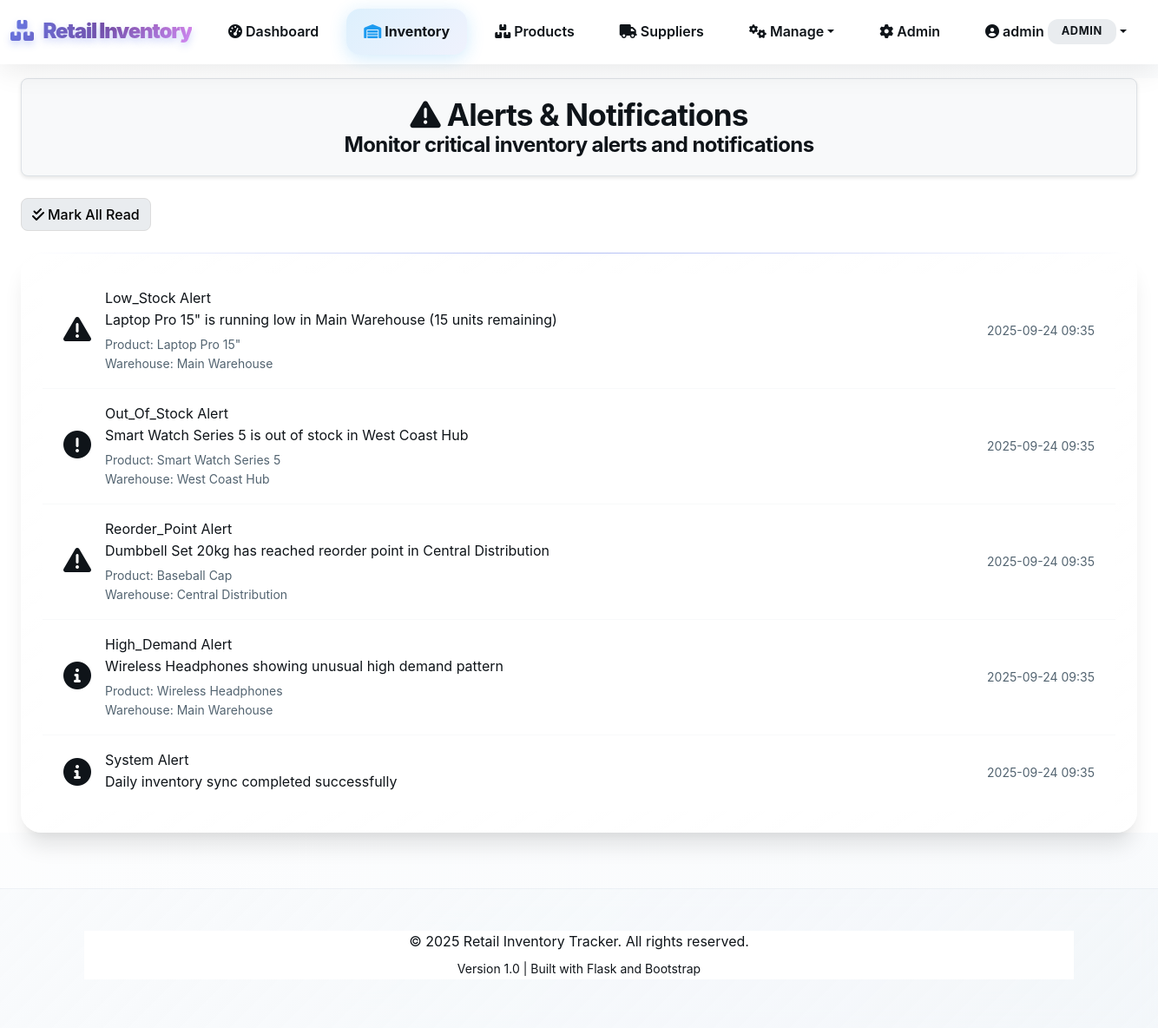
/alerts (signed in), run on the app's committed database.
### tables this page shows
CREATE TABLE alerts (
                id INTEGER PRIMARY KEY AUTOINCREMENT,
                alert_type VARCHAR(50) NOT NULL,
                product_id INTEGER,
                warehouse_id INTEGER,
                message TEXT NOT NULL,
                severity VARCHAR(20) DEFAULT 'medium' CHECK (severity IN ('low', 'medium', 'high', 'critical')),
                is_read BOOLEAN DEFAULT 0,
                created_at TIMESTAMP DEFAULT CURRENT_TIMESTAMP,
                FOREIGN KEY (product_id) REFERENCES products(id),
                FOREIGN KEY (warehouse_id) REFERENCES warehouses(id)
            );

CREATE TABLE products (
                id INTEGER PRIMARY KEY AUTOINCREMENT,
                name VARCHAR(100) NOT NULL,
                category VARCHAR(50) NOT NULL,
                sku VARCHAR(50) UNIQUE NOT NULL,
                barcode VARCHAR(100),
                description TEXT,
                unit_price DECIMAL(10,2) NOT NULL,
                cost_price DECIMAL(10,2),
                supplier_id INTEGER,
                created_at TIMESTAMP DEFAULT CURRENT_TIMESTAMP,
                updated_at TIMESTAMP DEFAULT CURRENT_TIMESTAMP, reorder_level INTEGER DEFAULT 10,
                FOREIGN KEY (supplier_id) REFERENCES suppliers(id)
            );

CREATE TABLE warehouses (
                id INTEGER PRIMARY KEY AUTOINCREMENT,
                name VARCHAR(100) NOT NULL,
                location VARCHAR(200) NOT NULL,
                capacity INTEGER,
                manager_id INTEGER,
                created_at TIMESTAMP DEFAULT CURRENT_TIMESTAMP,
                FOREIGN KEY (manager_id) REFERENCES users(id)
            );

### app.py (the view)
@app.route('/alerts')
def alerts():
    if 'user_id' not in session:
        return redirect(url_for('login'))
    conn = sqlite3.connect(DATABASE_PATH)
    cursor = conn.cursor()
    cursor.execute('''
        SELECT a.id, a.alert_type, a.message, a.severity, a.is_read, a.created_at,
               p.name as product_name, w.name as warehouse_name
        FROM alerts a
        LEFT JOIN products p ON a.product_id = p.id
        LEFT JOIN warehouses w ON a.warehouse_id = w.id
        ORDER BY a.created_at DESC
    ''')
    alerts_data = cursor.fetchall()
    cursor.execute('''
        SELECT p.id, p.name, p.sku, p.reorder_level, w.name as warehouse_name,
               COALESCE(i.quantity, 0) as current_stock
        FROM products p
        LEFT JOIN inventory i ON p.id = i.product_id
        LEFT JOIN warehouses w ON i.warehouse_id = w.id
        WHERE p.reorder_level > 0 AND COALESCE(i.quantity, 0) <= p.reorder_level
        ORDER BY (COALESCE(i.quantity, 0) * 1.0 / NULLIF(p.reorder_level, 1)) ASC
    ''')
    low_stock_alerts = cursor.fetchall()
    cursor.execute('''
        SELECT p.id, p.name, p.sku, w.name as warehouse_name
        FROM products p
        LEFT JOIN inventory i ON p.id = i.product_id
        LEFT JOIN warehouses w ON i.warehouse_id = w.id
        WHERE COALESCE(i.quantity, 0) = 0
        ORDER BY p.name
    ''')
    zero_stock_alerts = cursor.fetchall()
    conn.close()
    return render_template('alerts.html',
                         alerts_data=alerts_data,
                         low_stock_alerts=low_stock_alerts,
                         zero_stock_alerts=zero_stock_alerts)

### templates/alerts.html (shortened to what this page needs)
{% extends "base.html" %}
{% block content %}
<div class="container-fluid">
    <div class="title-bar">
        <h1><i class="fas fa-exclamation-triangle me-2"></i>Alerts & Notifications</h1>
        <h4>Monitor critical inventory alerts and notifications</h4>
    </div>
    <div class="row mb-4">
        <div class="col-12">
            <button type="button" class="btn btn-outline-success" onclick="markAllRead()">
                <i class="fas fa-check-double me-1"></i>Mark All Read
            </button>
        </div>
    </div>
    <div class="card border-0 shadow-sm">
        <div class="card-body">
            {% if alerts_data %}
                <div class="list-group list-group-flush">
                    {% for alert in alerts_data %}
                    <div class="list-group-item {% if not alert[4] %}bg-light{% endif %}">
                        <div class="d-flex align-items-center">
                            <div class="flex-shrink-0 me-3">
                                {% if alert[3] == 'high' %}
                                    <i class="fas fa-exclamation-circle fa-2x text-danger"></i>
                                {% elif alert[3] == 'medium' %}
                                    <i class="fas fa-exclamation-triangle fa-2x text-warning"></i>
                                {% else %}
                                    <i class="fas fa-info-circle fa-2x text-info"></i>
                                {% endif %}
                            </div>
                            <div class="flex-grow-1">
                                <div class="fw-semibold">{{ alert[1].title() }} Alert</div>
                                <div class="mb-1">{{ alert[2] }}</div>
                                {% if alert[6] %}
                                    <div class="small text-muted">Product: {{ alert[6] }}</div>
                                {% endif %}
                                {% if alert[7] %}
                                    <div class="small text-muted">Warehouse: {{ alert[7] }}</div>
                                {% endif %}
                            </div>
                            <div class="text-end">
                                <div class="small text-muted">{{ alert[5][:16] }}</div>
                            </div>
                        </div>
                    </div>
                    {% endfor %}
                </div>
            {% else %}
                <div class="text-center py-5">
                    <i class="fas fa-check-circle fa-3x text-success mb-3"></i>
                    <h5>No Alerts</h5>
                    <p class="text-muted">All systems are running smoothly!</p>
                </div>
            {% endif %}
        </div>
    </div>
</div>
{% endblock %}

### templates/base.html (shortened to what this page needs)
<!DOCTYPE html>
<html lang="en">
<head>
    <link href="https://cdn.jsdelivr.net/npm/bootstrap@5.1.3/dist/css/bootstrap.min.css" rel="stylesheet">
    <link rel="stylesheet" href="https://cdnjs.cloudflare.com/ajax/libs/font-awesome/6.0.0/css/all.min.css">
    <link rel="stylesheet" href="{{ url_for('static', filename='style.css') }}">
</head>
<body class="theme-pro">
    {% if session.user_id %}
    <nav class="navbar navbar-expand-xl navbar-dark bg-primary">
        <div class="container-fluid">
            <a class="navbar-brand" href="{{ url_for('dashboard') }}">
                <i class="fas fa-boxes me-2"></i>
                <span class="brand-text">Retail Inventory</span>
            </a>
            <div class="collapse navbar-collapse" id="navbarNav">
                <ul class="navbar-nav me-auto">
                    <li class="nav-item">
                        <a class="nav-link {% if request.endpoint == 'dashboard' %}active{% endif %}"
                           href="{{ url_for('dashboard') }}">
                            <i class="fas fa-tachometer-alt me-1"></i><span class="nav-text">Dashboard</span>
                        </a>
                    </li>
                    <li class="nav-item dropdown">
                        <a class="nav-link dropdown-toggle {% if request.endpoint in ['inventory', 'stock_movements', 'alerts'] %}active{% endif %}"
                           href="#" id="inventoryDropdown" role="button" data-bs-toggle="dropdown" aria-expanded="false">
                            <i class="fas fa-warehouse me-1"></i><span class="nav-text">Inventory</span>
                        </a>
                    </li>
                    <li class="nav-item">
                        <a class="nav-link {% if request.endpoint == 'products' %}active{% endif %}"
                           href="{{ url_for('products') }}">
                            <i class="fas fa-boxes me-1"></i><span class="nav-text">Products</span>
                        </a>
                    </li>
                    <li class="nav-item">
                        <a class="nav-link {% if request.endpoint == 'suppliers' %}active{% endif %}"
                           href="{{ url_for('suppliers') }}">
                            <i class="fas fa-truck me-1"></i><span class="nav-text">Suppliers</span>
                        </a>
                    </li>
                    <li class="nav-item dropdown">
                        <a class="nav-link dropdown-toggle {% if request.endpoint in ['warehouse', 'export_reports'] %}active{% endif %}"
                           href="#" id="managementDropdown" role="button" data-bs-toggle="dropdown" aria-expanded="false">
                            <i class="fas fa-cogs me-1"></i><span class="nav-text">Manage</span>
                        </a>
                    </li>
                    {% if session.role == 'admin' %}
                    <li class="nav-item">
                        <a class="nav-link {% if request.endpoint == 'admin_panel' %}active{% endif %}"
                           href="{{ url_for('admin_panel') }}">
                            <i class="fas fa-cog me-1"></i><span class="nav-text">Admin</span>
                        </a>
                    </li>
                    {% endif %}
                </ul>
                <ul class="navbar-nav">
                    <li class="nav-item dropdown">
                        <a class="nav-link dropdown-toggle" href="#" id="navbarDropdown" role="button"
                           data-bs-toggle="dropdown">
                            <i class="fas fa-user-circle me-1"></i>{{ session.username }}
                            <span class="badge bg-success ms-1">{{ session.role.title() }}</span>
                        </a>
                    </li>
                </ul>
            </div>
        </div>
    </nav>
    {% endif %}
    <main class="container-fluid">
        {% block content %}{% endblock %}
    </main>
    <footer class="bg-light text-center text-muted mt-5 py-3">
        <div class="container">
            <p>&copy; 2025 Retail Inventory Tracker. All rights reserved.</p>
            <p class="small">Version 1.0 | Built with Flask and Bootstrap</p>
        </div>
    </footer>
</body>
</html>

### data on the page
alerts: severity "medium" (drawn), alert_type "Low_Stock", message "Laptop Pro 15\" is running low in Main Warehouse (15 units remaining)", name "Laptop Pro 15\"", name "Main Warehouse", created_at "2025-09-24 09:35"
alerts: severity "high" (drawn), alert_type "Out_Of_Stock", message "Smart Watch Series 5 is out of stock in West Coast Hub", name "Smart Watch Series 5", name "West Coast Hub", created_at "2025-09-24 09:35"
alerts: severity "medium" (drawn), alert_type "Reorder_Point", message "Dumbbell Set 20kg has reached reorder point in Central Distribution", name "Baseball Cap", name "Central Distribution", created_at "2025-09-24 09:35"
alerts: severity "low" (drawn), alert_type "High_Demand", message "Wireless Headphones showing unusual high demand pattern", name "Wireless Headphones", name "Main Warehouse", created_at "2025-09-24 09:35"
alerts: severity "low" (drawn), alert_type "System", message "Daily inventory sync completed successfully", created_at "2025-09-24 09:35"

### other printed values
{{ session.username }} "admin"
{{ session.role.title() }} "ADMIN"
